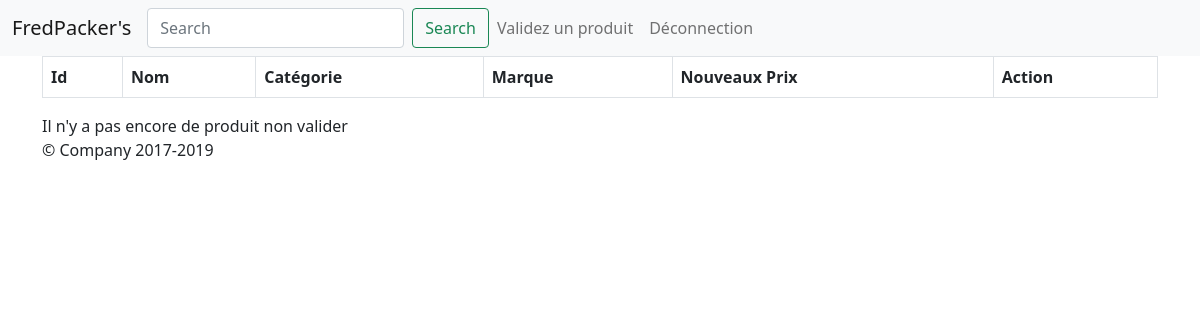
Page /public/testeur.php?p=validateProduct on the earlier database version.
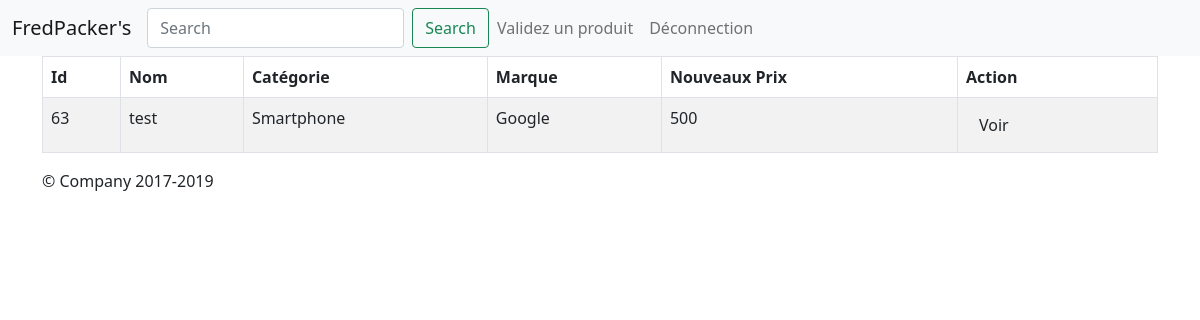
Same page on the later database version.
### tables this page shows
CREATE TABLE `PRODUCT` (
  `id_product` int NOT NULL,
  `category` int NOT NULL,
  `warehouse` int DEFAULT NULL,
  `name` varchar(50) NOT NULL,
  `userpropose` int DEFAULT NULL,
  `userbuyer` int DEFAULT NULL,
  `description` varchar(400) NOT NULL,
  `price` int NOT NULL,
  `mark` int NOT NULL,
  `date_start` date DEFAULT NULL,
  `date_end` date DEFAULT NULL,
  `state` varchar(50) NOT NULL,
  `validate` tinyint(1) NOT NULL
);

CREATE TABLE `CATEGORY` (
  `id_category` int NOT NULL,
  `name` varchar(100) NOT NULL,
  `photo` varchar(255) NOT NULL
);

CREATE TABLE `MARK` (
  `id_mark` int NOT NULL,
  `name` varchar(50) NOT NULL,
  `photo` varchar(255) NOT NULL
);

### app/Autoloader.php (called while the page is built, shortened)
<?php
class Autoloader{
    static function autoload($class){
        if(strpos($class,__NAMESPACE__ .'\\')===0) {
            $class = str_replace(__NAMESPACE__, '', $class);
            $class = str_replace('\\', '/', $class);
        }
    }
}

### app/Database.php (called while the page is built, shortened)
<?php
class Database{
    private $dbname;
    private $db_user;
    private $db_pass;
    public $pdo;
    public function __construct($dbname='predfackers',$db_user='remy',$db_pass='remy'){
        $this->dbname=$dbname;
        $this->db_user=$db_user;
        $this->db_pass=$db_pass;
    }
    public function getPdo(){
        if($this->pdo === null){
            $pdo = new PDO('mysql:host=' . self::HOST . ':' . self::PORT . ';dbname='. $this->dbname, ''. $this->db_user .'', '' . $this->db_pass .'' );
            $pdo->setAttribute(PDO::ATTR_ERRMODE, PDO::ERRMODE_EXCEPTION);
            $this->pdo = $pdo;
        }
        return $this->pdo;
    }
}

### app/Table/Product.php (called while the page is built, shortened)
<?php
class Product extends Database{
    public function viewProductNonValidate(){
        $sql = "SELECT id_product AS id, PRODUCT.name AS name, CATEGORY.name AS category, MARK.name AS mark, PRODUCT.price
        AS price FROM `PRODUCT` LEFT JOIN CATEGORY ON PRODUCT.category = CATEGORY.id_category LEFT JOIN
        MARK ON PRODUCT.mark = MARK.id_mark
        WHERE validate=0 ORDER BY PRODUCT.id_product =0";
        $stmt = $this->pdo->query($sql);
        $product = $stmt->fetchAll();
        return $product;
    }
}

### pages/testeur/validateProduct.php (the view, shortened to what this page needs)
<?php
$product =  new Product();
$product->getPdo();
$results = $product->viewProductNonValidate();
?>
<div class="container overflow-hidden">
    <table class="table table-striped table-bordered">
        <thead>
        <tr>
            <th><?php echo gettext("Id")?></th>
            <th><?php echo gettext("Nom")?></th>
            <th><?php echo gettext("Catégorie")?></th>
            <th><?php echo gettext("Marque")?></th>
            <th><?php echo gettext("Nouveaux Prix")?></th>
            <th><?php echo gettext("Action")?></th>
        </tr>
        </thead>
        <?php
        foreach ($results as $key => $value) { ?>
            <tr>
                <td> <?php echo $value['id'] ?> </td>
                <td> <?php echo $value['name'] ?> </td>
                <td> <?php echo $value['category'] ?> </td>
                <td> <?php echo $value['mark'] ?> </td>
                <td> <?php echo $value['price'] ?> </td>
                <td width="200">
                    <?php	echo '<a href="?p=viewProduct&product=' . $value['id'] . ' " class="btn btn-defauft"><span class="glyphicon glyphicon-eye-open"></span> Voir</a>'
                    ?>
                </td>
            </tr>
        <?php } ?>
    </table>
    <?php if($results == null){
        echo gettext("Il n'y a pas encore de produit non valider");
    }?>
</div>

Differences in the rows shown:
added product: id_product "63", name "test", category.name "Smartphone", mark.name "Google", price "500"
Other differences:
gettext("Il n'y a pas encore de produit non valider"): "Il n'y a pas encore de produit non valider" → (not shown)
